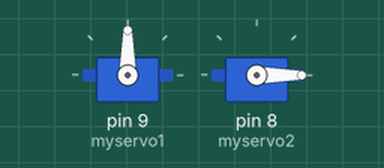
This sketch was run on a simulated Arduino Uno, built with avr-gcc and run on an emulated ATmega328P. Shown: 2 × servo. At 3.6 s the program stops and its outputs stay as they are.

Above: at 0.1 s.
At 1.9 s:
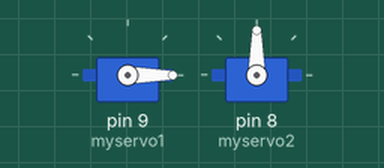
Timing chart, 0 to 3.4 s (numbered marks = the images above):
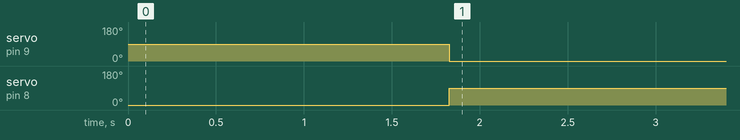

Measured:
- by itself, servo on pin 9 (myservo1): 90° → 0° at 1.8 s
- by itself, servo on pin 8 (myservo2): 0° → 90° at 1.8 s

The sketch:

sketch_jun16a.ino
```cpp
#include <Servo.h>    // 声明调用Servo.h库
Servo myservo1;
Servo myservo2;


int flag = 1;
int pos = 0;          // 变量pos用来存储舵机位置

void setup()
{
  // 设置波特率为 38400
  Serial.begin(9600);

  myservo1.attach(9);  // 将引脚9上的舵机与声明的舵机对象连接起来
  myservo2.attach(8);

  myservo1.write(90);
  myservo2.write(90);
}

void loop()
{
  if (flag == 1)
  {
    for (pos = 180; pos >= 1; pos -= 1) { // 舵机从180°转回到0°，每次减小1°
      myservo1.write(90);  //右边
      myservo2.write(0);
      delay(10);                 // 延时15ms让舵机转到指定位置
    }
    for (pos = 0; pos < 180; pos += 1) {  // 舵机从0°转到180°，每次增加1°
      myservo1.write(0);
      myservo2.write(90);
      delay(10);                    // 延时15ms让舵机转到指定位置
    }
    while (1);
  }
}
```
